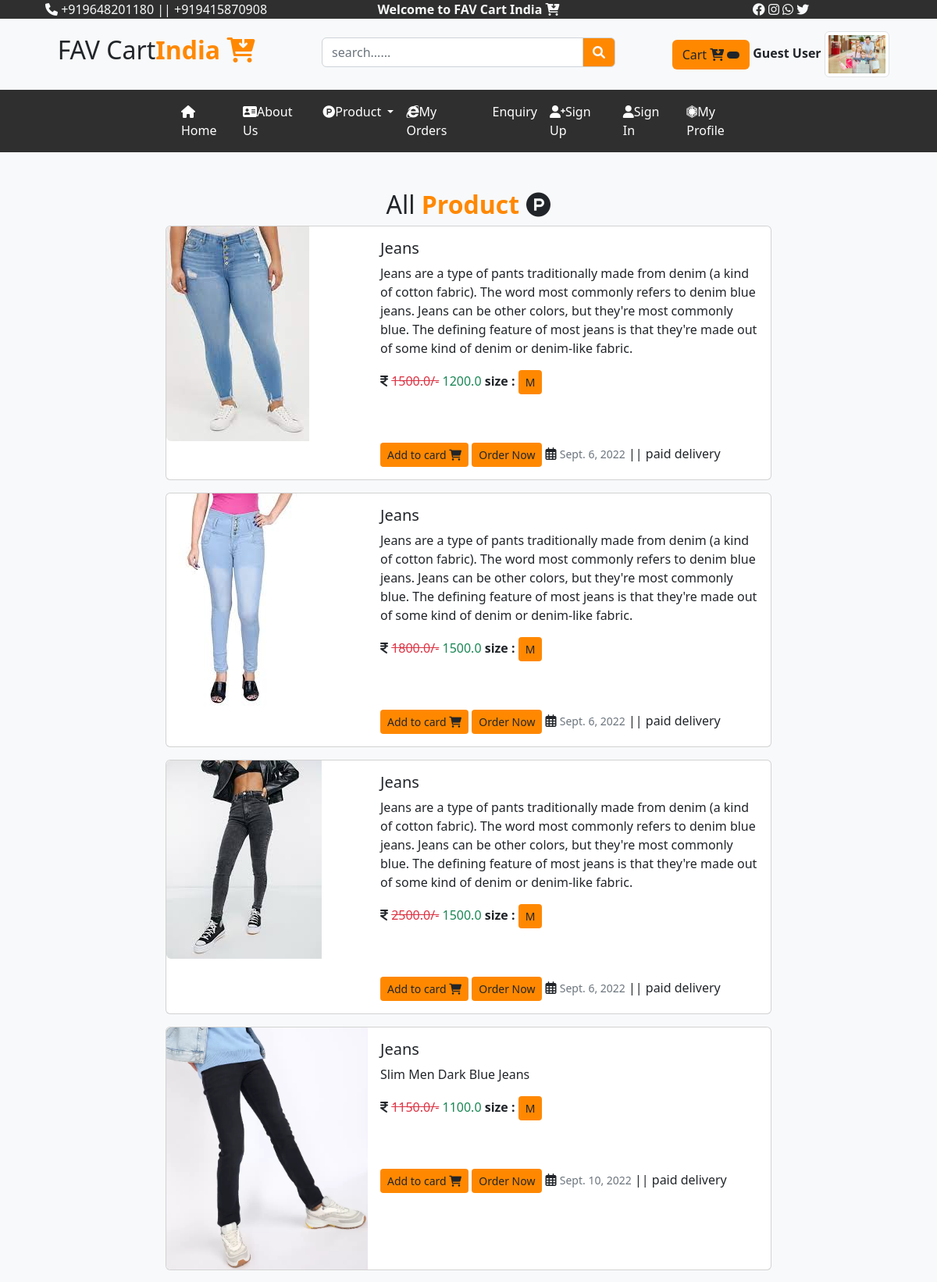
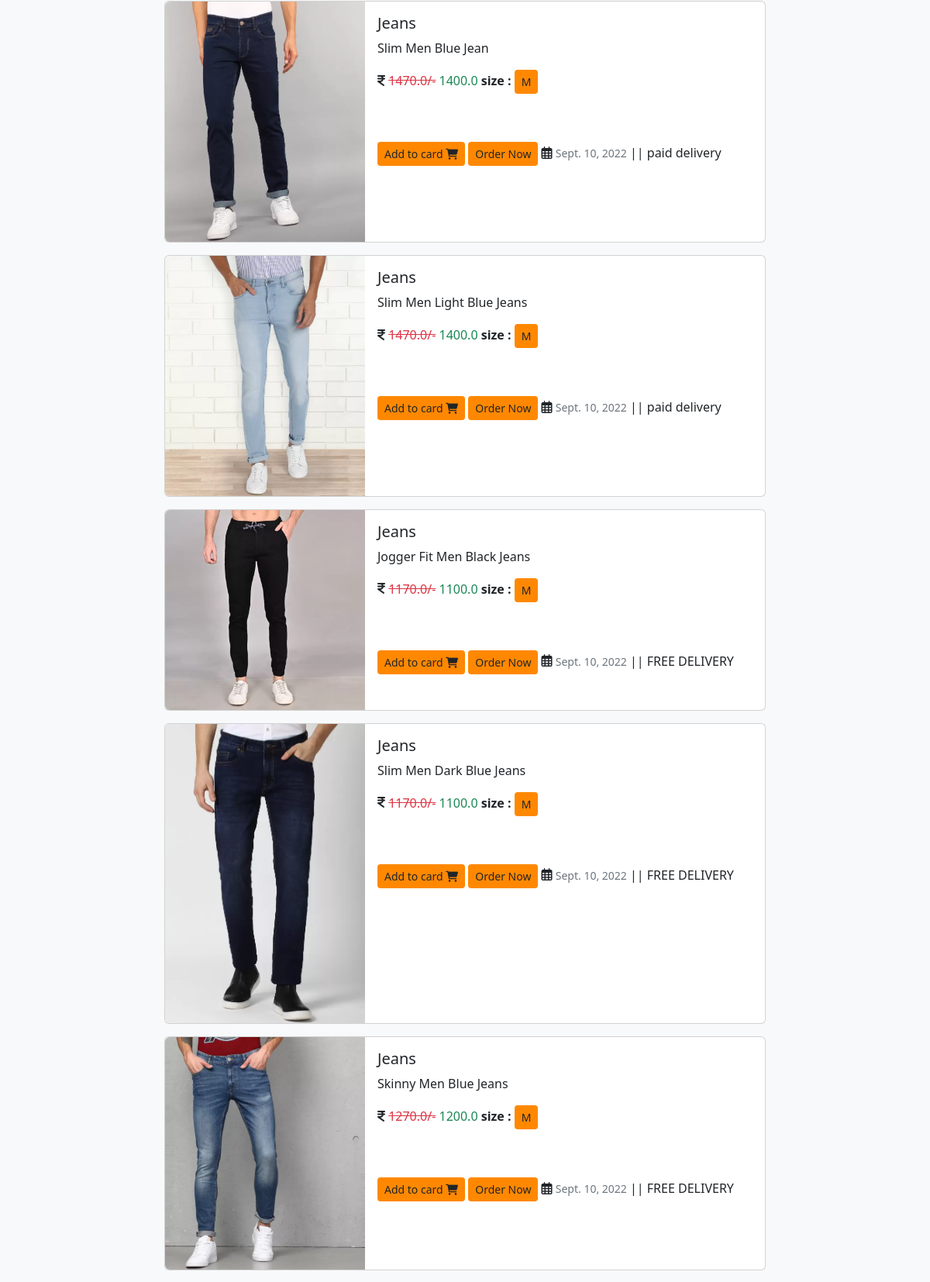
/user/cpdetail/ (upper part), run on the app's committed database (2 pictures, top to bottom).
### User/models.py (models this page shows)
class myproduct(models.Model):
    pprice=models.FloatField()
    dprice=models.FloatField()
    psize=models.CharField(max_length=20)
    pcolor=models.CharField(max_length=20)
    pdes=models.TextField()
    pdel=models.CharField(max_length=60)
    ppic=models.ImageField(upload_to='static/product/',default="")
    pdate=models.DateField()
    pcategory=models.ForeignKey(category,on_delete=models.CASCADE,null=True)
    mcategory=models.ForeignKey(maincate,on_delete=models.CASCADE,null=True)

class category(models.Model):
    Name=models.CharField(max_length=40)
    CPic=models.ImageField(upload_to='static/category/',null=True)
    def __str__(self):
        return self.Name

### User/views.py (the view)
# urls.py: path('cpdetail/',views.cpdetail),
def cpdetail(request):
    request.GET.get('cid')
    p=myproduct.objects.all().filter(pcategory=12)
    return render(request,'user/cpdetail.html',{"pdata":p})

### templates/user/cpdetail.html (shortened to what this page needs)
{% extends 'base.html' %}
{% load static %}
{% block content %}
<h2 class="fs-2 text-center">All<b class="text-ocolor"> Product</b>
<i class="fa-brands fa-product-hunt"></i>
</h2>
<div class ="row">
    <div class="col-sm-2"></div>
    <div class="col-sm-8">
        {% for a in pdata %}
        <div class="col-sm-12">
            <div class="card mb-3" w-100 >
  <div class="row g-0">
    <div class="col-md-4">
      <img src="/{{a.ppic}}"
           class="img-fluid rounded-start" alt="...">
    </div>
    <div class="col-md-8">
      <div class="card-body">
        <h5 class="card-title">{{a.pcategory}}</h5>
        <p class="card-text">
            {{a.pdes}}</p>
        <p class="card-text">
            <i class="fa-solid fa-indian-rupee-sign"></i>
            <span class="text-danger" ><s>{{a.pprice}}/-</s> </span>
            <span class="text-success" >{{a.dprice}} </span> <b>size : </b>
            <span class="btn btn-sm bg-ocolor">{{a.psize}}</span>
            <div style="height:30px;width:30px;backgroung:{{a.pcolor}};border-radius:3px;"></div>
        </p>
        <p class="card-text">
            <a href="/user/mycart?pid={{a.id}}" class="btn btn-sm bg-ocolor">Add to card
            <i class="fa-solid fa-cart-shopping"></i>
            </a>
            <a href="/user/myordr?msg={{a.id}}" class="btn btn-sm bg-ocolor">Order Now
            </a>
            <i class="fa-regular fa-calendar-days"></i>
            <small class="text-muted">{{a.pdate}}</small> ||
            {{a.pdel}}
        </p>
      </div>
    </div>
  </div>
</div>
        </div>
        {% endfor %}
    </div>
     <div class="col-sm-2"></div>
    </div>
{% endblock %}

### data on the page
myproduct: ppic (picture), pcategory "Jeans", pdes "Jeans are a type of pants traditionally made from denim (a kind of cotton fabric). The word most commonly refers to denim blue jeans. Jeans can be other colors, but they're most commonly blue. The defining feature of most jeans is that they're made out of some kind of denim or denim-like fabric.", pprice "1500.0", dprice "1200.0", psize "M", pdate "Sept. 6, 2022", pdel "paid delivery"
myproduct: ppic (picture), pcategory "Jeans", pdes "Jeans are a type of pants traditionally made from denim (a kind of cotton fabric). The word most commonly refers to denim blue jeans. Jeans can be other colors, but they're most commonly blue. The defining feature of most jeans is that they're made out of some kind of denim or denim-like fabric.", pprice "1800.0", dprice "1500.0", psize "M", pdate "Sept. 6, 2022", pdel "paid delivery"
myproduct: ppic (picture), pcategory "Jeans", pdes "Jeans are a type of pants traditionally made from denim (a kind of cotton fabric). The word most commonly refers to denim blue jeans. Jeans can be other colors, but they're most commonly blue. The defining feature of most jeans is that they're made out of some kind of denim or denim-like fabric.", pprice "2500.0", dprice "1500.0", psize "M", pdate "Sept. 6, 2022", pdel "paid delivery"
myproduct: ppic (picture), pcategory "Jeans", pdes "Slim Men Dark Blue Jeans", pprice "1150.0", dprice "1100.0", psize "M", pdate "Sept. 10, 2022", pdel "paid delivery"
myproduct: ppic (picture), pcategory "Jeans", pdes "Slim Men Blue Jean", pprice "1470.0", dprice "1400.0", psize "M", pdate "Sept. 10, 2022", pdel "paid delivery"
myproduct: ppic (picture), pcategory "Jeans", pdes "Slim Men Light Blue Jeans", pprice "1470.0", dprice "1400.0", psize "M", pdate "Sept. 10, 2022", pdel "paid delivery"
myproduct: ppic (picture), pcategory "Jeans", pdes "Jogger Fit Men Black Jeans", pprice "1170.0", dprice "1100.0", psize "M", pdate "Sept. 10, 2022", pdel "FREE DELIVERY"
myproduct: ppic (picture), pcategory "Jeans", pdes "Slim Men Dark Blue Jeans", pprice "1170.0", dprice "1100.0", psize "M", pdate "Sept. 10, 2022", pdel "FREE DELIVERY"
myproduct: ppic (picture), pcategory "Jeans", pdes "Skinny Men Blue Jeans", pprice "1270.0", dprice "1200.0", psize "M", pdate "Sept. 10, 2022", pdel "FREE DELIVERY"
